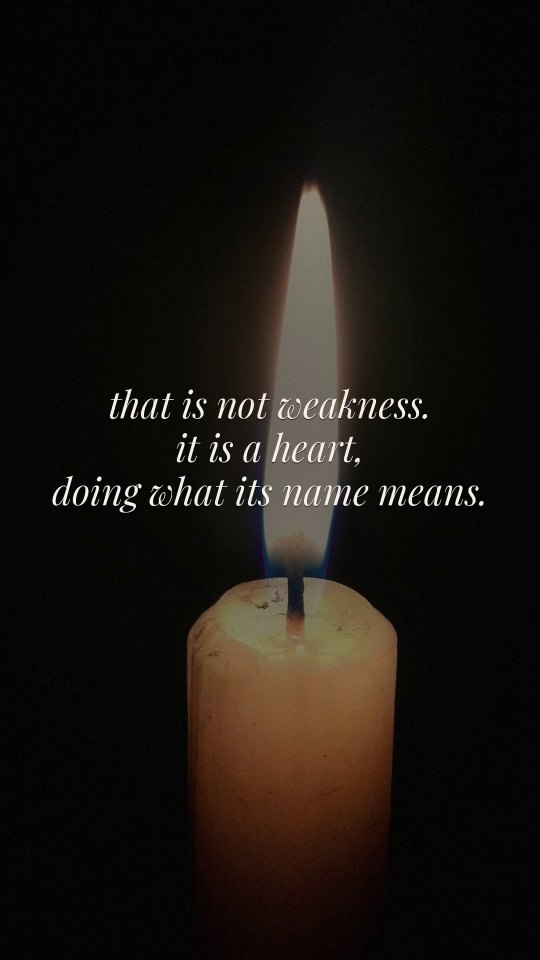
#> input picture content-tools/q.png, 1080 x 1920 px, given in place of p001a_story.png, which was not available (shown at 1/2 size)
$ python build_journal_gallery.py .. out.png
#> lines starting #> are read from the running program, lines starting #| are printed output that depends on the picture; pictures that were not available may be replaced by others from this repository, and a replacement may not be noted
#!/usr/bin/env python3
# Etsy listing gallery graphics for the journal, rebuilt to match the FINAL
# book (68 pages, roomy writing lines) so nothing on the listing over-states
# the product. House style: ivory ground, gold small-caps header, italic
# caption. 2000x2000 (Etsy square). Run: build_journal_gallery.py <pages> <out>
import os, sys
sys.path.insert(0, os.path.dirname(os.path.abspath(__file__)))
import numpy as np
from PIL import Image, ImageDraw, ImageFont, ImageFilter
import gen_journal as J

SRC = sys.argv[1] if len(sys.argv) > 1 else "/tmp/journal5"
OUT = sys.argv[2] if len(sys.argv) > 2 else "/tmp/journal_gallery"
S = 2000
BG = (238, 232, 221)
INK, SOFT, GOLD, MARK = J.INK, J.SOFT, J.GOLD, J.MARK
PLAY, PLAY_IT = J.PLAY, J.PLAY_IT
p = lambda n: os.path.join(SRC, n)


def _bg():
    a = np.full((S, S, 3), BG, np.float32)
    yy, xx = np.mgrid[0:S, 0:S].astype(np.float32)
    a *= (1 - 0.06 * (((xx - .5 * S) / S) ** 2 + ((yy - .5 * S) / S) ** 2))[..., None]
    a += np.random.default_rng(5).normal(0, 2.0, (S, S, 1))
    return Image.fromarray(np.clip(a, 0, 255).astype("uint8")).convert("RGBA")


def _center(d, t, f, fill, y, ls=0):
    w = sum(d.textlength(c, font=f) + ls for c in t) - ls if ls else d.textlength(t, font=f)
    x = (S - w) / 2
    if ls:
        for c in t:
            d.text((x, y), c, font=f, fill=fill); x += d.textlength(c, font=f) + ls
    else:
        d.text((x, y), t, font=f, fill=fill)


def _card(path, w, angle=0):
#> called with path = '../p001a_story.png', w = 700, angle = -5
    im = Image.open(path).convert("RGB")
#> im is the input picture: PIL image 1080x1920 RGB; mean R, G, B 25, 20.3, 16
    h = int(w * im.height / im.width)
#> h = 1244
    im = im.resize((w, h), Image.LANCZOS)
#> im: PIL image 700x1244 RGB
    c = Image.new("RGBA", (w, h), (0, 0, 0, 0)); c.paste(im, (0, 0))
#> after `c = Image.new('RGBA', (w, h), (0, 0, 0, 0))`: c: PIL image 700x1244 RGBA; every value is 0
    ImageDraw.Draw(c).rectangle([0, 0, w - 1, h - 1], outline=(206, 196, 176, 255), width=3)
    pad = 70
    big = Image.new("RGBA", (w + 2 * pad, h + 2 * pad), (0, 0, 0, 0))
#> big: PIL image 840x1384 RGBA; every value is 0
    sh = Image.new("RGBA", big.size, (0, 0, 0, 0))
    ImageDraw.Draw(sh).rectangle([pad + 8, pad + 16, pad + w + 8, pad + h + 16], fill=(30, 24, 16, 95))
    big = Image.alpha_composite(big, sh.filter(ImageFilter.GaussianBlur(22)))
    big.alpha_composite(c, (pad, pad))
    return big.rotate(angle, expand=True, resample=Image.BICUBIC) if angle else big


def _header_caption(im, header, caption):
    d = ImageDraw.Draw(im)
    _center(d, header, ImageFont.truetype(PLAY, 46), GOLD, 96, ls=8)
    _center(d, caption, ImageFont.truetype(PLAY_IT, 46), SOFT, S - 150)


def look_inside(out):
    im = _bg()
    story = _card(p("p001a_story.png"), 700, -5)
    write = _card(p("p001b_write.png"), 700, 5)
#> call 2 of _card, with path = '../p001b_write.png', w = 700, angle = 5
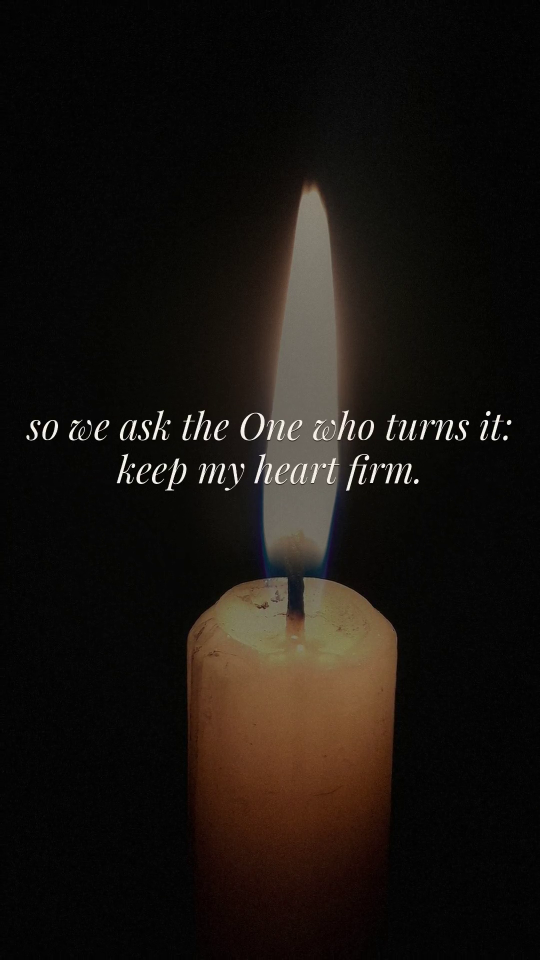
#> input picture content-tools/z.png, 1080 x 1920 px, given in place of p001b_write.png, which was not available (shown at 1/2 size)
#> in _card, im is the input picture: PIL image 1080x1920 RGB; mean R, G, B 24.7, 19.9, 15.7
#> in _card (call 2), `return big.rotate(angle, expand=True, resample=Image.BICUBIC) if angle..`:
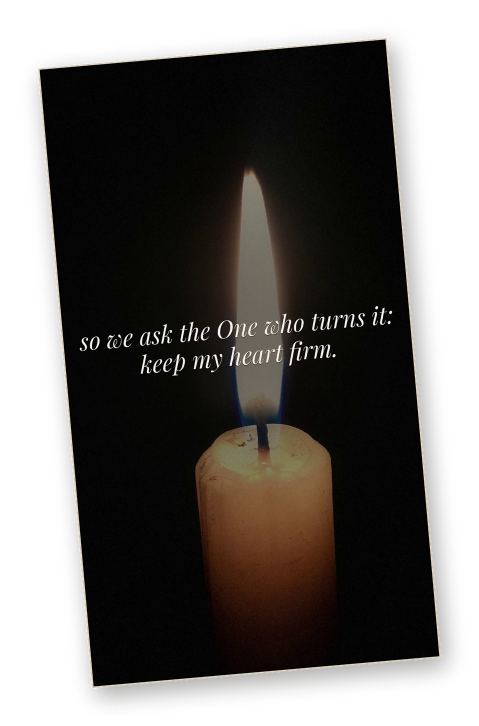
#> returned value: PIL image 958x1452 RGBA (shown at 1/2 size); mean R, G, B, A 17.6, 14.4, 11.4, 162.2; transparent parts drawn white
    im.alpha_composite(story, (S // 2 - 700 + 40, 300))
#> im: PIL image 2000x2000 RGBA
    im.alpha_composite(write, (S // 2 - 60, 320))
    _header_caption(im, "A LOOK INSIDE", "one root, its story, and a page that is yours")
    im.convert("RGB").save(out, quality=94); return out
#> after `im.convert('RGB').save(out, quality=94)`:
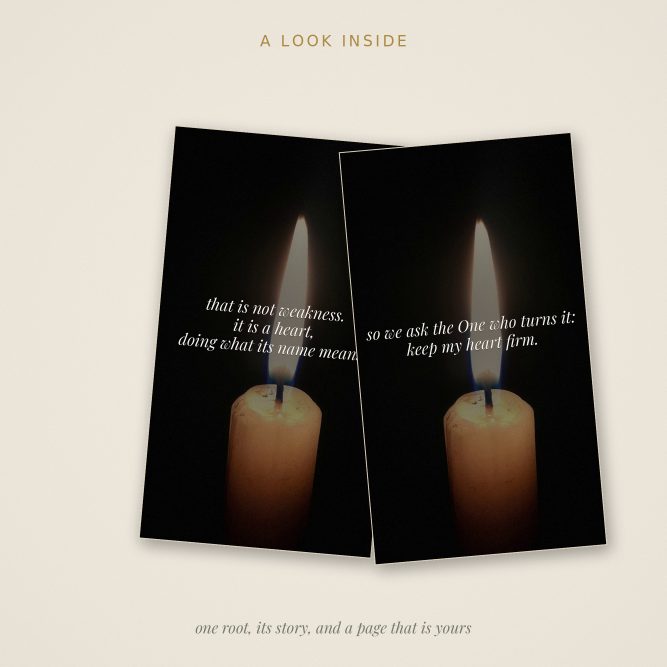
#> saved as g_look_inside.jpg: PIL image 2000x2000 RGB (shown at 1/3 size); mean R, G, B 149.4, 143.8, 135.4


def room_to_write(out):
    im = _bg()
    card = _card(p("p001b_write.png"), 1040, 0)
#> call 3 of _card, with path = '../p001b_write.png', w = 1040, angle = 0
#> in _card (call 3), `c = Image.new('RGBA', (w, h), (0, 0, 0, 0))`: c: PIL image 1040x1848 RGBA; every value is 0
#> in _card (call 3), `big = Image.new("RGBA", (w + 2 * pad, h + 2 * pad), (0, 0, 0, 0))`: big: PIL image 1180x1988 RGBA; every value is 0
#> in _card (call 3), `ImageDraw.Draw(sh).rectangle([pad + 8, pad + 16, pad + w + 8, pad + h ..`:
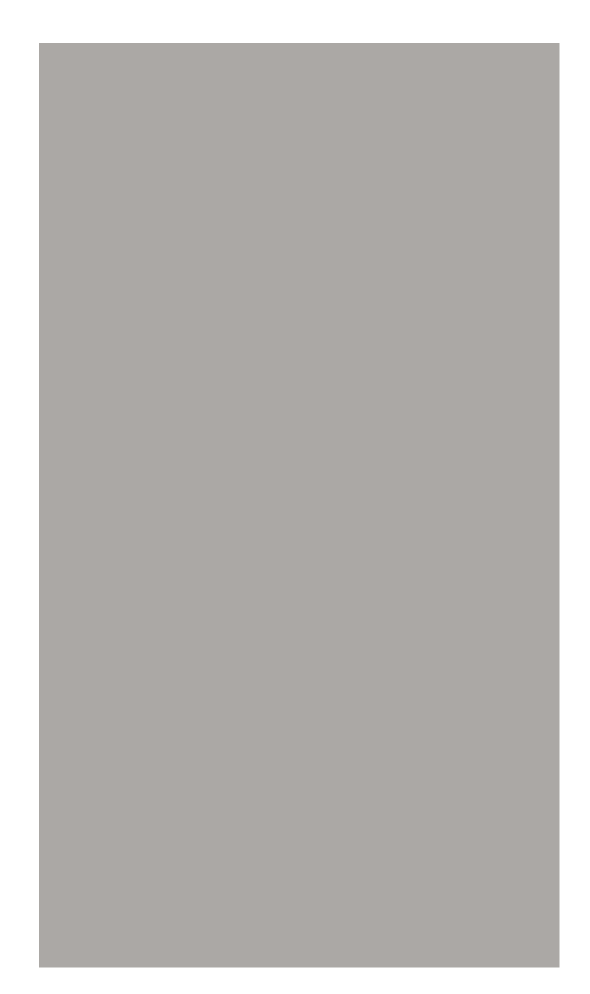
#> sh: PIL image 1180x1988 RGBA (shown at 1/2 size); mean R, G, B, A 24.6, 19.7, 13.1, 77.9; transparent parts drawn white
#> in _card (call 3), `big.alpha_composite(c, (pad, pad))`:
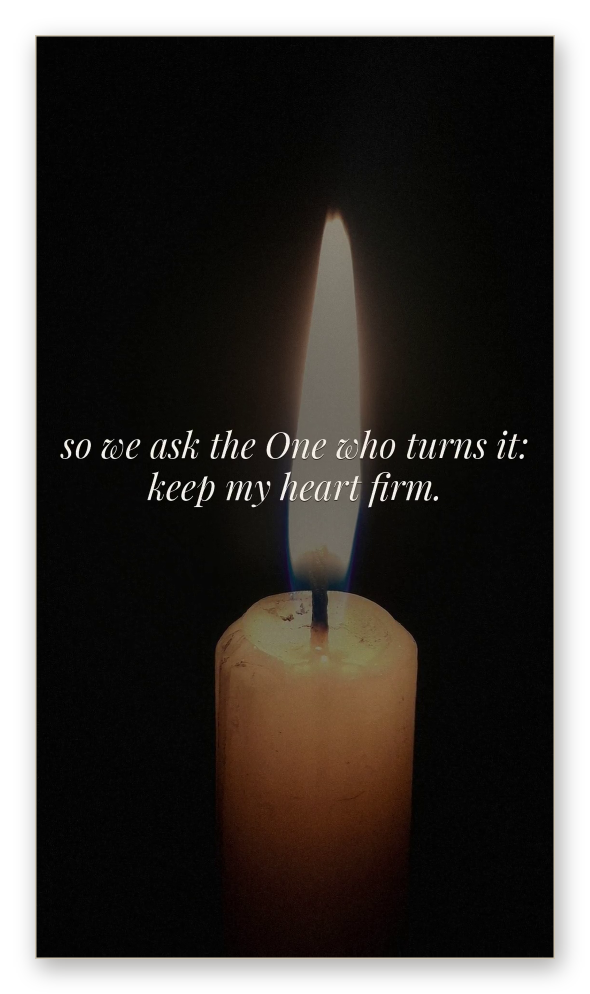
#> big: PIL image 1180x1988 RGBA (shown at 1/2 size); mean R, G, B, A 22.5, 18.3, 14.5, 211.3; transparent parts drawn white
    im.alpha_composite(card, ((S - card.width) // 2, 250))
#> im: PIL image 2000x2000 RGBA
    _header_caption(im, "ROOM TO WRITE", "generous lined space under every prompt")
    im.convert("RGB").save(out, quality=94); return out
#> after `im.convert('RGB').save(out, quality=94)`:
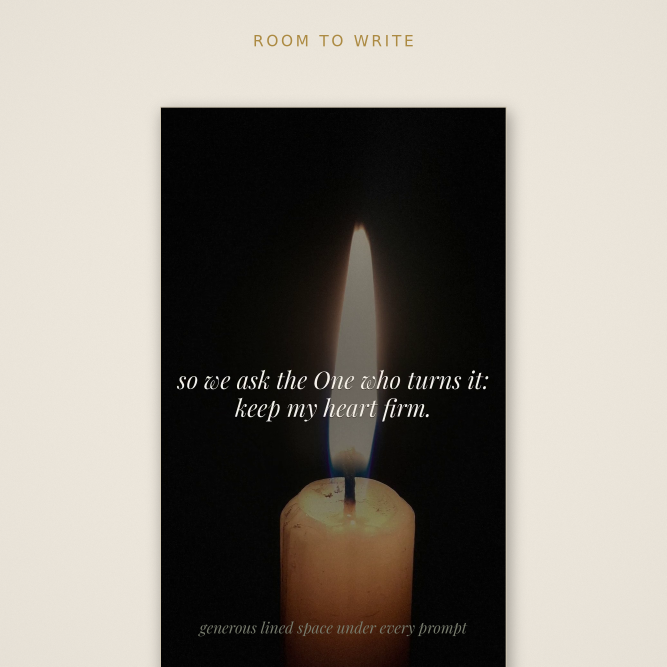
#> saved as g_room_to_write.jpg: PIL image 2000x2000 RGB (shown at 1/3 size); mean R, G, B 143.4, 137.9, 129.7


def every_section(out):
#> called with out = 'out.png/g_every_section.jpg'
    im = _bg()
    tiles = ["p000_title.png", "p001a_story.png", "p001b_write.png", "p004_glossary.png",
             "p008a_story.png", "p015a_story.png", "p900_tracker.png", "p999_certificate.png"]
    cols, cw, gap = 4, 380, 34
    gw = cols * cw + (cols - 1) * gap
    x0 = (S - gw) // 2; y0 = 250
    d = ImageDraw.Draw(im)
    for i, t in enumerate(tiles):
        r, c = divmod(i, cols)
        src = Image.open(p(t)).convert("RGB")
        ch = int(cw * src.height / src.width)
#> ch = 675
        src = src.resize((cw, ch), Image.LANCZOS)
        x, y = x0 + c * (cw + gap), y0 + r * (ch + gap + 20)
#> x = 189; y = 250
        im.paste(src, (x, y))
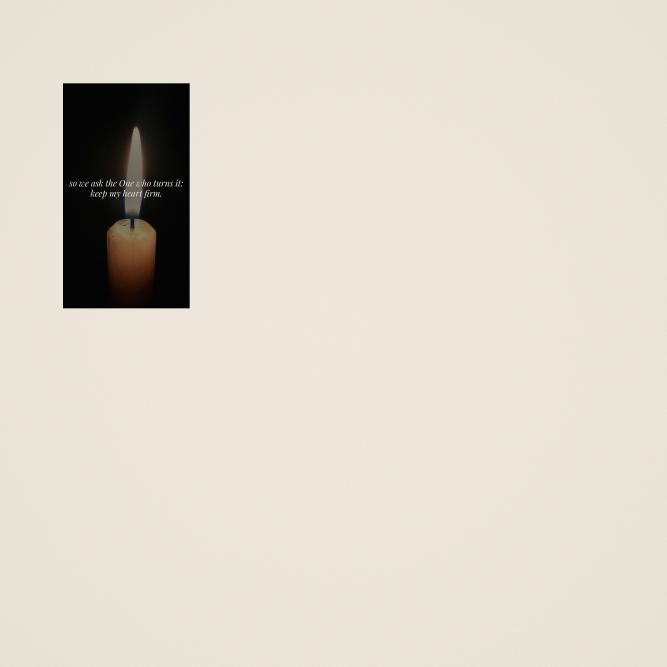
#> im: PIL image 2000x2000 RGBA (shown at 1/3 size); mean R, G, B, A 221.6, 215.7, 205.3, 255
        ImageDraw.Draw(im).rectangle([x, y, x + cw - 1, y + ch - 1], outline=(206, 196, 176), width=2)
    _header_caption(im, "A LOOK AT EVERY SECTION",
                    "sixty-eight pages: thirty roots, a guide, glossary, tracker, sources, certificate")
    im.convert("RGB").save(out, quality=94); return out


def certificate_showcase(out):
    im = _bg()
    card = _card(p("p999_certificate.png"), 980, 0)
    im.alpha_composite(card, ((S - card.width) // 2, 250))
    _header_caption(im, "A CERTIFICATE AT THE END", "for the day you finish")
    im.convert("RGB").save(out, quality=94); return out


def whats_inside(out):
    im = _bg(); d = ImageDraw.Draw(im)
    f_ar = ImageFont.truetype(J.AMIRI, 150)
    ar = "من جذر واحد"
    bb = d.textbbox((0, 0), ar, font=f_ar)
    d.text(((S - (bb[2] - bb[0])) / 2 - bb[0], 300 - bb[1]), ar, font=f_ar, fill=GOLD)
    _center(d, "What's Inside", ImageFont.truetype(PLAY_IT, 96), INK, 560)
    lines = [
        "68 pages",
        "30 Arabic roots, one a day",
        "a story page and a writing page each",
        "a guide, a how-to, and a glossary",
        "a progress tracker and full sources",
        "a completion certificate",
        "US Letter PDF, instant download",
    ]
    f = ImageFont.truetype(PLAY, 52)
    y = 760
    for t in lines:
        _center(d, t, f, INK, y); y += 116
    _center(d, "every root verified · every source cited",
            ImageFont.truetype(PLAY_IT, 46), SOFT, S - 150)
    im.convert("RGB").save(out, quality=94); return out


if __name__ == "__main__":
    os.makedirs(OUT, exist_ok=True)
    look_inside(os.path.join(OUT, "g_look_inside.jpg"))
    room_to_write(os.path.join(OUT, "g_room_to_write.jpg"))
#> (the run stopped early here; a loop or call above may not have finished)
